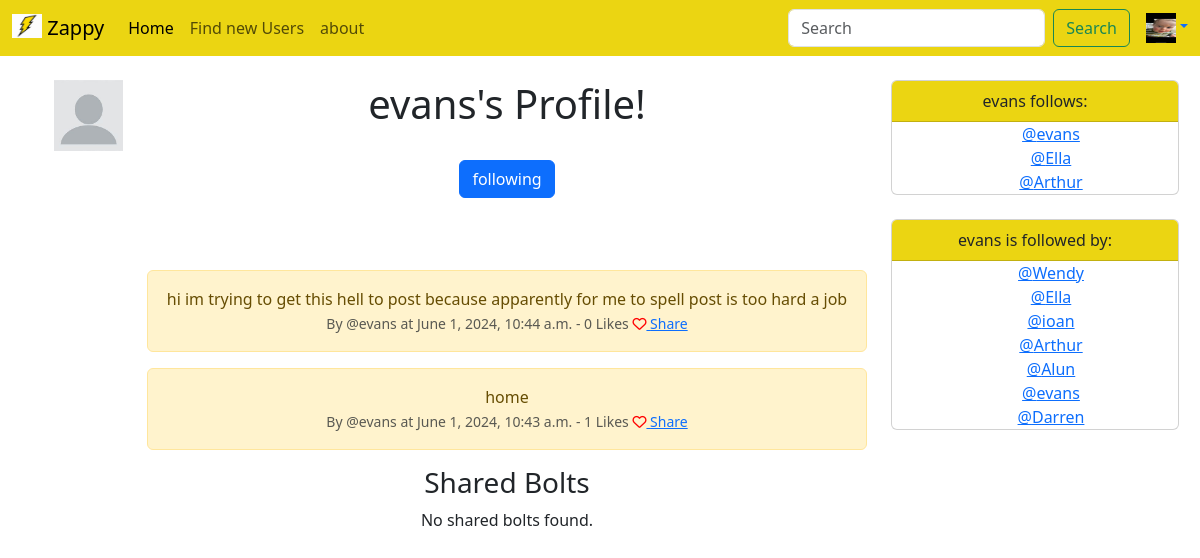
/profile/1 (signed in), run on an earlier commit of the app's database.
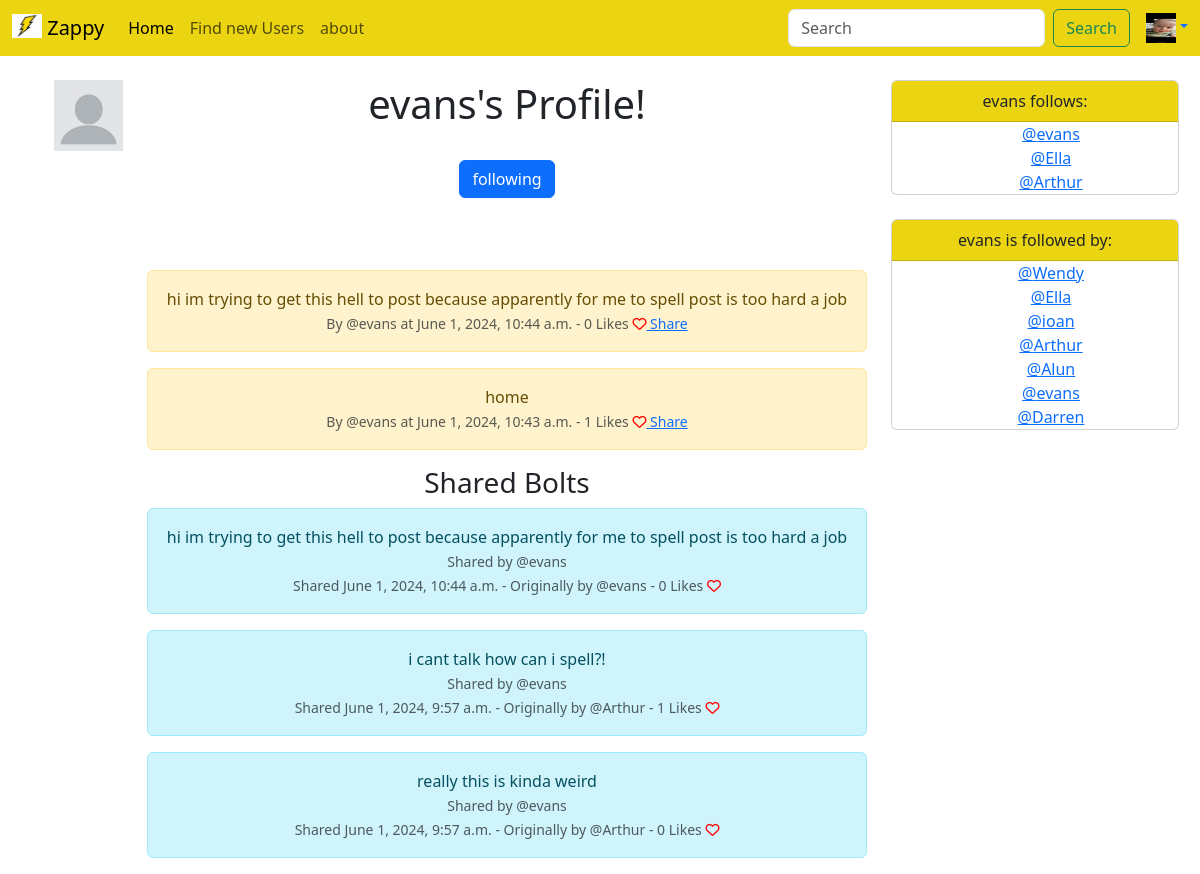
And on a later commit of the database.
### Tclone/models.py (models this page shows, shortened)
class Profile(models.Model):
    user = models.OneToOneField(User, on_delete=models.CASCADE)
    follows = models.ManyToManyField("self", related_name="followed_by", symmetrical=False, blank=True)
    profile_image= models.ImageField(null=True,blank=True,upload_to="images/")
    data_modified = models.DateTimeField(User, auto_now=True)
    def __str__(self):
        return self.user.username

class Bolt(models.Model):
    user = models.ForeignKey(
        User, related_name='bolts',
        on_delete=models.DO_NOTHING
        )
    body = models.CharField(max_length=250)
    created_at = models.DateTimeField(auto_now_add=True)
    likes = models.ManyToManyField(User, related_name="BoltLikes")
    def get_number_likes(self):
        return self.likes.count()

class SharedBolt(models.Model):
    user = models.ForeignKey(User, on_delete=models.DO_NOTHING)
    bolt = models.ForeignKey(Bolt, on_delete=models.DO_NOTHING)

### Tclone/views.py (the view)
# urls.py: path('profile/<str:pk>', views.profile, name="profile"),
def profile(request, pk):
    if request.user.is_authenticated:
        context_dict = {}
        profile = Profile.objects.get(user=pk)
        bolts = Bolt.objects.filter(user=pk).order_by("-created_at")
        shared_bolts = SharedBolt.objects.filter(user=pk).select_related('bolt')
        context_dict['profile'] = profile
        context_dict['bolts'] = bolts
        context_dict['shared_bolts'] = shared_bolts
        if request.method == 'POST':
            if 'follow_user' in request.POST:
                request.user.profile.follows.add(profile)
            elif 'unfollow_user' in request.POST:
                request.user.profile.follows.remove(profile)
    return render(request, 'profile.html',context=context_dict)

### Tclone/templates/profile.html (shortened to what this page needs)
{% extends 'base.html' %}
{% load static %}
{% block content %}
<html>
    {% if user.is_authenticated %}
        <div class="container text-center">
            <div class="row">
                <div class="col-1 text-right">
                    {% if profile.profile_image %}
                        <img src="{{ profile.profile_image.url }}" class="img-fluid">
                    {% else %}
                        <img src="{% static 'images/blankprofile.jpg' %}" class="img-fluid">
                    {% endif %}
                </div>
                <div class="col-8">
                    <h1>{{ profile.user }}'s Profile!</h1>
                    <br>
                    <body>
                        <form method="post" action="{% url 'profile' profile.user.id %}">
                            {% if profile in user.profile.follows.all %}
                                <button class="btn btn-primary " type="submit">following</button>
                            {% else %}
                                <input type="hidden" name="follow_user" value="{{ profile_user.id }}">
                                <button class="btn btn-primary" type="submit">follow</button>
                            {% endif %}
                        </form>
                        <br/><br/><br/>
                        {% if bolts %}
                            {%for bolt in bolts %}
                                <div class="alert alert-warning" role="alert">
                                    {{bolt.body}}<br/>
                                    <small class="text-muted">
                                        By @{{bolt.user}} at {{bolt.created_at}} - {{bolt.get_number_likes}} Likes
                                        {% if user in bolt.likes.all %}
                                            <a href="{% url 'bolt_like' bolt.id %}">
                                                <i class="fa-solid fa-heart" style="color:red"></i>
                                            </a>
                                        {% else %}
                                            <a href="{% url 'bolt_like' bolt.id %}">
                                                <i class="fa fa-heart-o" style="color:red"></i>
                                            </a>
                                        {% endif %}
                                        <a href="{% url 'bolt_share' bolt.id %}">Share</a>
                                    </small>
                                </div>
                            {% endfor %}
                        {% endif %}
                        <h3>Shared Bolts</h3>
                        {% if shared_bolts %}
                            {% for shared_bolt in shared_bolts %}
                                <div class="alert alert-info" role="alert">
                                    {{ shared_bolt.bolt.body }}<br/>
                                    <small class="text-muted">
                                        Shared by @{{ shared_bolt.user.username }}<br/>
                                        Shared {{ shared_bolt.bolt.created_at }} - Originally by @{{ shared_bolt.bolt.user.username }}  - {{ shared_bolt.bolt.get_number_likes }} Likes
                                        {% if user in shared_bolt.bolt.likes.all %}
                                            <a href="{% url 'bolt_like' shared_bolt.bolt.id %}">
                                                <i class="fa-solid fa-heart" style="color:red"></i>
                                            </a>
                                        {% else %}
                                            <a href="{% url 'bolt_like' shared_bolt.bolt.id %}">
                                                <i class="fa fa-heart-o" style="color:red"></i>
                                            </a>
                                        {% endif %}
                                    </small>
                                </div>
                            {% endfor %}
                        {% else %}
                            <p>No shared bolts found.</p>
                        {% endif %}
                    </body>
                </div>
                <div class="col-3">
                    <body>
                        <div class="card" style="width: 18rem;">
                            <div class="card-header" style="background-color: #ebd512;">
                                {{ profile.user }} follows:
                            </div>
                            {% if profile.follows %}
                                <ul class="list-group list-group-flush">
                                    <ul>
                                        {% for followed_user in profile.follows.all %}
                                            <a href="{% url 'profile' followed_user.user.id %}">@{{ followed_user }}</a></br>
                                        {% endfor %}
                                    </ul>
                                </ul>
                            {% else %}
                                <p>{{profile.user}} are not following anyone yet.</p>
                            {% endif %}
                        </div>
                        <div class="card " style="width: 18rem;">
                            <div class="card-header" style="background-color: #ebd512;">
                                {{ profile.user }} is followed by:</br>
                            </div>
                            {% if profile.follows %}
                                <ul class="list-group list-group-flush">
                                    <ul>
                                        {% for followed_user in profile.followed_by.all %}
                                        <a href="{% url 'profile' followed_user.user.id %}">@{{ followed_user }}</a></br>
                                        {% endfor %}
                                    </ul>
                            {% else %}
                                <p>{{profile.user}} is not followed by anyone yet.</p>
                            {% endif %}
                        </div>
                    </body>
                </div>
            </div>
        </div>
    {% else %}
        <div class="alert alert-warning" role="alert">
            You must be logged in to see this page.
            <a href="login">Login</a>
        </div>
    {% endif %}
</html>
{% endblock %}

### Tclone/templates/base.html (shortened to what this page needs)
<!doctype html>
<html lang="en">
  <head>
    <link href="https://cdn.jsdelivr.net/npm/bootstrap@5.3.3/dist/css/bootstrap.min.css" rel="stylesheet">
  </head>
  <body>
    {% include 'navbar.html'%}
    <br/>
    <div class="container">
        {% block content %}
        {% endblock %}
    </div>
  </body>
</html>

### Tclone/templates/navbar.html (shortened to what this page needs)
{% load static %}
<nav class="navbar navbar-expand-lg navbar-light" style="background-color: #ebd512;">
    <div class="container-fluid">
      <a class="navbar-brand" href="/"><img src="{% static 'images/logo.jpg' %}" alt="Logo" width="30" height="24" class="d-inline-block align-text-top">
        Zappy</a>
      <div class="collapse navbar-collapse" id="navbarSupportedContent">
        <ul class="navbar-nav me-auto mb-2 mb-lg-0">
          <li class="nav-item">
            <a class="nav-link active" aria-current="page" href="/">Home</a>
          </li>
          <li class="nav-item">
            <a class="nav-link" href="{% url 'profile_list' %}">Find new Users</a>
          </li>
          <li class="nav-item">
            <a class="nav-link" href="about">about</a>
          </li>
        </ul>
        <form class="d-flex me-3" role="search">
          <input class="form-control me-2" type="search" placeholder="Search" aria-label="Search">
          <button class="btn btn-outline-success" type="submit">Search</button>
        </form>
        {% if user.is_authenticated %}
          {% if user.profile.profile_image %}
            <a class="dropdown-toggle" role="button" data-bs-toggle="dropdown" aria-expanded="false"> <img src="{{ user.profile.profile_image.url }}" alt="" width="30" height="30"></a>
          {% else %}
          <a class="dropdown-toggle" role="button" data-bs-toggle="dropdown" aria-expanded="false"> <img src="{% static 'images/blankprofile.jpg' %}" alt="" width="30" height="30"></a>
          {% endif %}
        {% else %}
          <a class="dropdown-toggle" role="button" data-bs-toggle="dropdown" aria-expanded="false"> <img src="{% static 'images/blankprofile.jpg' %}" alt="" width="30" height="30"></a>
            <ul class="dropdown-menu dropdown-menu-end">
              <li><a href="login">Login</a></li>
            </ul>
        {% endif %}
      </div>
    </div>
  </nav>

What changed in the data, as far as the page shows it:
added SharedBolt: bolt.body "hi im trying to get this hell to post because apparently for me to spell post is too hard a job", user.username "evans", bolt.created_at "June 1, 2024, 10:44 a.m.", bolt.user.username "evans", bolt.get_number_likes "0"
added SharedBolt: bolt.body "i cant talk how can i spell?!", user.username "evans", bolt.created_at "June 1, 2024, 9:57 a.m.", bolt.user.username "Arthur", bolt.get_number_likes "1"
added SharedBolt: bolt.body "really this is kinda weird", user.username "evans", bolt.created_at "June 1, 2024, 9:57 a.m.", bolt.user.username "Arthur", bolt.get_number_likes "0"
Also different on the page:
text no longer shown: "No shared bolts found."
